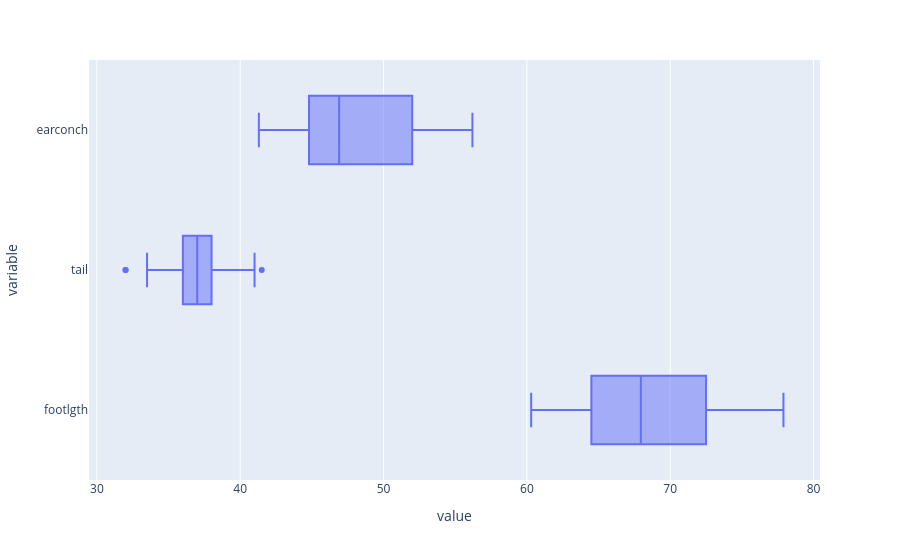

The cell this chart's notebook holds for it:
### Code cell
import plotly.express as px

px.box(df, x=['footlgth','tail','earconch'])

### Figure 1 — Plotly figure (JSON) as saved in the notebook; plotly's stock layout.template omitted (floating-point values rounded to 4 significant figures; data arrays with more than 128 entries replaced by an {"elided": "..."} marker saying what was removed)
{"data": [{"alignmentgroup": "True", "hovertemplate": "value=%{x}<br>variable=%{y}<extra></extra>", "legendgroup": "", "marker": {"color": "#636efa"}, "name": "", "notched": false, "offsetgroup": "", "orientation": "h", "showlegend": false, "type": "box", "x": {"elided": "282 float values"}, "x0": " ", "xaxis": "x", "y": {"elided": "282 str values"}, "y0": " ", "yaxis": "y"}], "layout": {"boxmode": "group", "legend": {"tracegroupgap": 0}, "margin": {"t": 60}, "xaxis": {"anchor": "y", "domain": [0, 1], "title": {"text": "value"}}, "yaxis": {"anchor": "x", "domain": [0, 1], "title": {"text": "variable"}}}}
